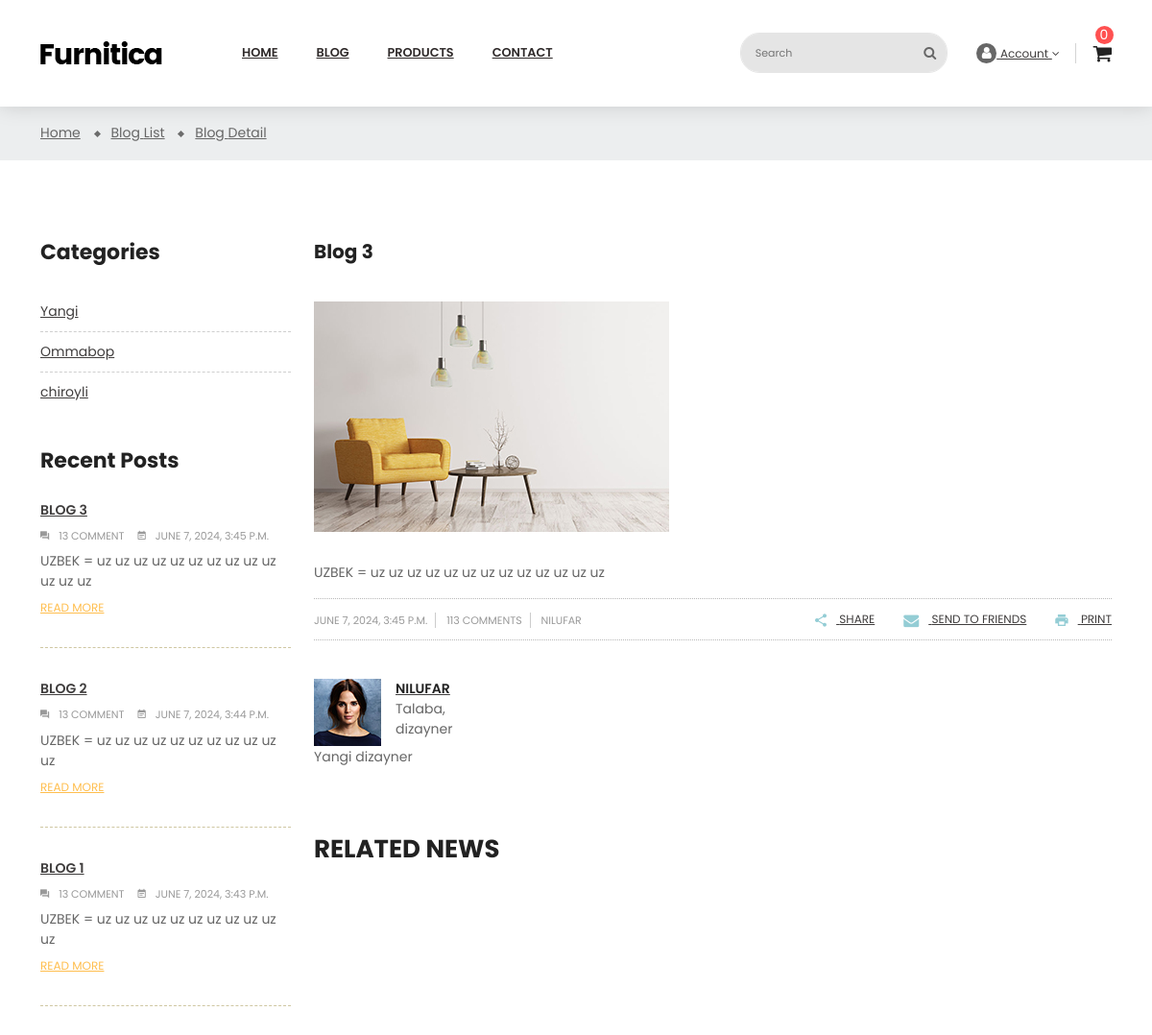
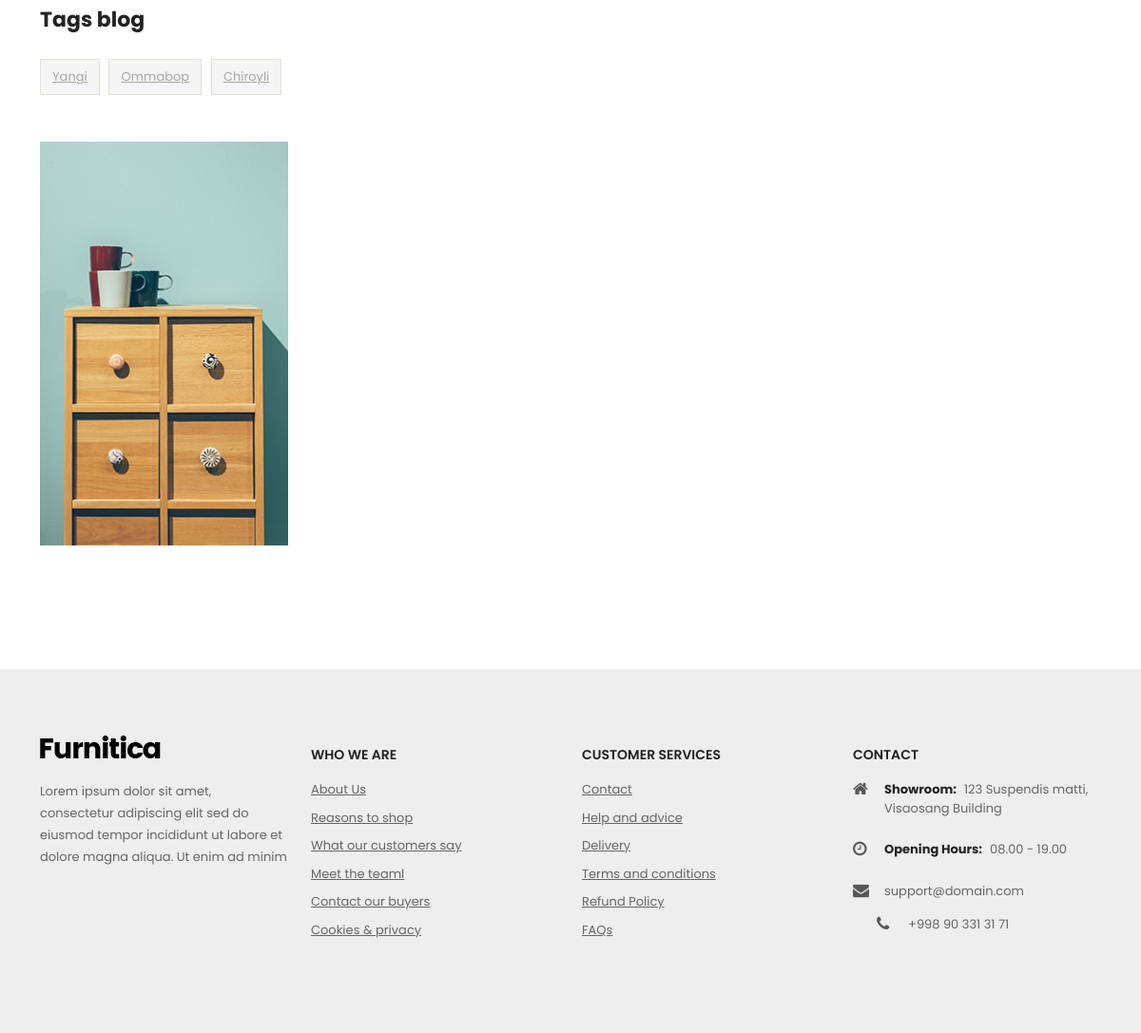
Screenshot of /en/blogs/detail/4/ with the database file from the repository (2 pictures, top to bottom).
### blogs/models.py (models this page shows, shortened)
class BlogCategoryModel(models.Model):
    objects = None
    name = models.CharField(max_length=100)
    created_at = models.DateTimeField(auto_now_add=True)
    updated_at = models.DateTimeField(auto_now=True)
    class Meta:
        verbose_name = _('Category')
        verbose_name_plural = _('Categories')

class BlogModel(models.Model):
    objects = None
    title = models.CharField(max_length=100)
    image = models.ImageField(upload_to='blog-images')
    short_info = models.TextField(null=True)
    content = models.TextField()
    category = models.ManyToManyField(BlogCategoryModel, related_name='blogs')
    tags = models.ManyToManyField(BlogTagModel, related_name='tags')
    author = models.ForeignKey(AuthorModel, on_delete=models.CASCADE, related_name='blogs')
    created_at = models.DateTimeField(auto_now_add=True)
    updated_at = models.DateTimeField(auto_now=True)
    class Meta:
        verbose_name = 'Blog'
        verbose_name_plural = _('Blogs')

class BlogTagModel(models.Model):
    objects = None
    name = models.CharField(max_length=100)
    created_at = models.DateTimeField(auto_now_add=True)
    updated_at = models.DateTimeField(auto_now=True)
    class Meta:
        verbose_name = _('tag')
        verbose_name_plural = _('tags')

class AuthorModel(models.Model):
    objects = None
    name = models.CharField(max_length=100)
    image = models.ImageField(upload_to='blog-authors')
    about = models.TextField()
    position = models.CharField(max_length=100)
    profession = models.CharField(max_length=100)
    created_at = models.DateTimeField(auto_now_add=True)
    updated_at = models.DateTimeField(auto_now=True)
    class Meta:
        verbose_name = _('Author')
        verbose_name_plural = _('Authors')

### blogs/views.py (the view)
# urls.py: path('detail/<int:pk>/', BlogDetailView.as_view(), name='detail')
class BlogDetailView(DetailView):
    template_name = 'blogs/blog-detail.html'
    context_object_name = 'blogs'
    model = BlogModel
    def get_object(self, *args, **kwargs):
        return BlogModel.objects.get(pk=self.kwargs['pk'])
    def get_context_data(self, *, object_list=None, **kwargs):
        context = {
            "author": AuthorModel.objects.all(),
            "blog": BlogModel.objects.get(pk=self.kwargs['pk']),
            "category": BlogCategoryModel.objects.all(),
            "tags": BlogTagModel.objects.all(),
            "famous_blogs": BlogModel.objects.all().order_by('-created_at')[:3],
            "related_blogs": BlogModel.objects.filter(category__in=self.object.category.all())[:3]
        }
        return context

### products/templatetags/my_tags.py (called while the page is built)
@register.filter
def get_user_cart(request):
    cart = request.session.get('cart', [])
    products = ProductModel.objects.filter(pk__in=cart)
    return products

@register.filter
def get_cart_total(request):
    cart = request.session.get('cart', [])
    total = ProductModel.objects.filter(pk__in=cart).aggregate(total_price=Sum('real_price'))['total_price']
    return total if total is not None else 0

@register.simple_tag
def get_lang_url(request, lang):
    url = request.path.split('/')
    url[1] = lang
    return '/'.join(url)

### templates/blogs/blog-detail.html (shortened to what this page needs)
{% extends 'base.html' %}
{% load static %}
{% load i18n %}
{% block content %}
<div class="main-content">
        <div id="wrapper-site">
            <div id="content-wrapper">
                <div id="main">
                    <div class="page-home">
                        <nav class="breadcrumb-bg">
                            <div class="container no-index">
                                <div class="breadcrumb">
                                    <ol>
                                        <li>
                                            <a href="#">
                                                <span>Home</span>
                                            </a>
                                        </li>
                                        <li>
                                            <a href="#">
                                                <span>Blog {% trans 'List' %}</span>
                                            </a>
                                        </li>
                                        <li>
                                            <a href="#">
                                                <span>Blog {% trans 'Detail' %}</span>
                                            </a>
                                        </li>
                                    </ol>
                                </div>
                            </div>
                        </nav>
                        <div class="container">
                            <div class="content">
                                <div class="row">
                                    <div class="sidebar-3 sidebar-collection col-lg-3 col-md-3 col-sm-4">
                                        <div class="sidebar-block">
                                            <div class="title-block">{% trans 'Categories' %}</div>
                                            <div class="block-content">
                                                {% for cat in category %}
                                                <div class="cateTitle hasSubCategory open level1">
                                                    <a class="cateItem" href="../../?cat={{ cat.id }}">{{ cat.name }}</a>
                                                </div>
                                                {% endfor %}
                                            </div>
                                        </div>
                                        <div class="sidebar-block">
                                            <div class="title-block">{% trans 'Recent Posts' %}</div>
                                            <div class="post-item-content">
                                                {% for blog in famous_blogs %}
                                                <div>
                                                    <div class="late-item first-child">
                                                        <a href="{% url 'blogs:detail' pk=blog.id %}">
                                                            <p class="content-title">{{ blog.title }}</p>
                                                        </a>
                                                        <span>
                                                            <i class="zmdi zmdi-comments"></i>13 comment
                                                        </span>
                                                        <span>
                                                            <i class="zmdi zmdi-calendar-note"></i>{{ blog.created_at }}
                                                        </span>
                                                        <p class="description">{{blog.short_info}}
                                                        </p>
                                                        <p class="remove">
                                                            <a href="{% url 'blogs:detail' pk=blog.id %}">READ MORE</a>
                                                        </p>
                                                    </div>
                                                </div>
                                                {% endfor %}
                                            </div>
                                        </div>
                                        <div class="sidebar-block product-tags">
                                            <div class="title-block">
                                                {% trans 'Tags blog' %}
                                            </div>
                                            <div class="block-content">
                                                <ul class="listSidebarBlog list-unstyled">
                                                    {% for tag in tags %}
                                                    <li>
                                                        <a href="../../?tag={{ tag.id }}" title="Show products matching tag Hot Trend">{{ tag.name }}</a>
                                                    </li>
                                                    {% endfor %}
                                                </ul>
                                            </div>
                                        </div>
                                        <div class="sidebar-block group-image-special">
                                            <div class="effect">
                                                <a href="#">
                                                    <img class="img-fluid" src="{% static 'img/blog/advertising.jpg' %}" alt="banner-2" title="banner-2">
                                                </a>
                                            </div>
                                        </div>
                                    </div>
                                    <div class="col-sm-8 col-lg-9 col-md-9 flex-xs-first main-blogs">
                                        <h3>{{ blog.title }}</h3>
                                        <div class="hover-after">
                                            <img src="{{ blog.image.url }}" alt="img" class="img-fluid">
                                        </div>
                                        <div class="late-item">
                                            <p>
                                                {{ blog.content }}
                                            </p>
                                            <p>
                                            <div class="border-detail">
                                                <p class="post-info float-left">
                                                    <span>{{ blog.created_at }}</span>
                                                    <span>113 {% trans 'Comments' %}</span>
                                                    <span>{{ blog.author.name }}</span>
                                                </p>
                                                <div class="btn-group">
                                                    <a href="#">
                                                        <i class="zmdi zmdi-share"></i>
                                                        <span>{% trans 'Share' %}</span>
                                                    </a>
                                                    <a href="#" class="email">
                                                        <i class="fa fa-envelope" aria-hidden="true"></i>
                                                        <span>{% trans 'Send to Friends' %}</span>
                                                    </a>
                                                    <a href="#" class="print">
                                                        <i class="zmdi zmdi-print"></i>
                                                        <span>{% trans 'Print' %}</span>
                                                    </a>
                                                </div>
                                            </div>
                                        </div>
                                        <div class="admin">
                                            <img src="{{ blog.author.image.url }}" alt="img" class="float-left right">
                                            <div class="info">
                                                <p>
                                                    <a href="#">
                                                        <span class="content-title">
                                                            {{ blog.author.name }}
                                                        </span>
                                                    </a>
                                                    <span>{{ blog.author.position }}, {{ blog.author.profession }}</span>
                                                </p>
                                                <p class="descript">
                                                   {{ blog.author.about }}
                                                </p>
                                            </div>
                                        </div>
                                        <div class="related">
                                            <h2 class="title-block">{% trans 'Related News' %}</h2>
                                        </div>
                                    </div>
                                </div>
                            </div>
                        </div>
                    </div>
                </div>
            </div>
        </div>
    </div>
{% endblock %}

### rows the page displays
BlogCategoryModel: name "Yangi"
BlogCategoryModel: name "Ommabop"
BlogCategoryModel: name "chiroyli"
BlogModel: title "BLOG 3", created_at "JUNE 7, 2024, 3:45 P.M.", short_info "UZBEK = uz uz uz uz uz uz uz uz uz uz uz uz uz", title "Blog 3", image (picture), content "UZBEK = uz uz uz uz uz uz uz uz uz uz uz uz uz", author.name "NILUFAR", author.image (picture), author.position "Talaba", author.profession "dizayner", author.about "Yangi dizayner"
BlogModel: title "BLOG 2", created_at "JUNE 7, 2024, 3:44 P.M.", short_info "UZBEK = uz uz uz uz uz uz uz uz uz uz uz"
BlogModel: title "BLOG 1", created_at "JUNE 7, 2024, 3:43 P.M.", short_info "UZBEK = uz uz uz uz uz uz uz uz uz uz uz"
BlogTagModel: name "Yangi"
BlogTagModel: name "Ommabop"
BlogTagModel: name "Chiroyli"

### other values shown
{{ request|get_user_cart|length }} "0"
